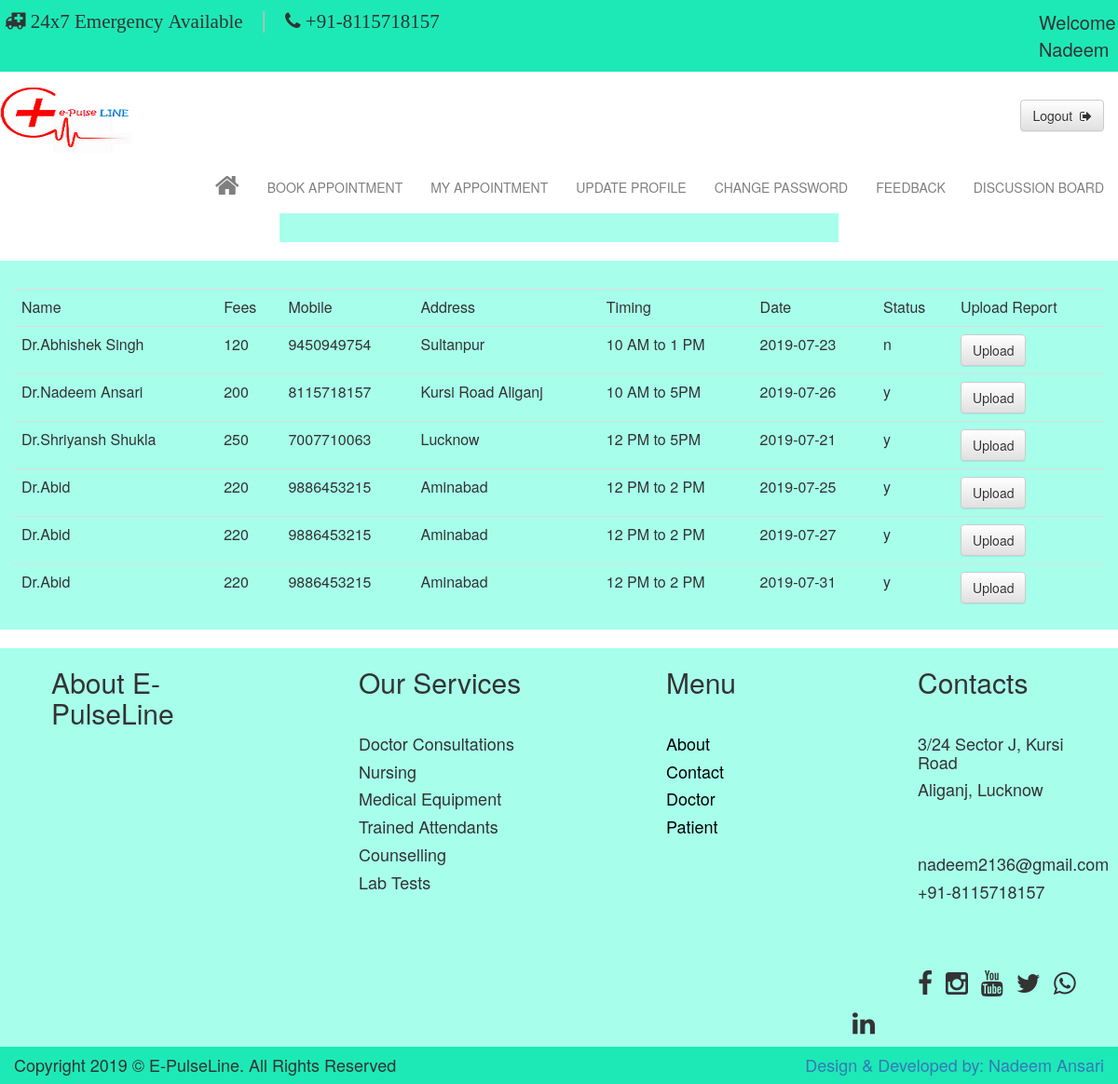
The page /pmyappointment.php?msg=1 (signed in) on the database its author committed.
### tables this page shows
CREATE TABLE IF NOT EXISTS `tbl_patient` (
  `patid` int(11) NOT NULL AUTO_INCREMENT,
  `name` varchar(60) NOT NULL,
  `fname` varchar(60) NOT NULL,
  `gender` varchar(6) NOT NULL,
  `email` varchar(30) NOT NULL,
  `password` varchar(20) NOT NULL,
  `mobile` varchar(13) NOT NULL,
  `age` int(3) NOT NULL,
  `address` varchar(30) NOT NULL,
  `date` varchar(10) NOT NULL,
  `status` varchar(6) NOT NULL DEFAULT 'n',
  PRIMARY KEY (`patid`)
);

CREATE TABLE IF NOT EXISTS `tbl_appointment` (
  `appid` int(11) NOT NULL AUTO_INCREMENT,
  `patid` int(11) NOT NULL,
  `docid` int(11) NOT NULL,
  `date` varchar(10) NOT NULL,
  `status` varchar(15) NOT NULL,
  PRIMARY KEY (`appid`)
);

CREATE TABLE IF NOT EXISTS `tbl_doctor` (
  `docid` int(11) NOT NULL AUTO_INCREMENT,
  `name` varchar(60) NOT NULL,
  `gender` varchar(6) NOT NULL,
  `email` varchar(30) NOT NULL,
  `password` varchar(30) NOT NULL,
  `address` varchar(30) NOT NULL,
  `mobile` varchar(13) NOT NULL,
  `fees` int(11) NOT NULL,
  `speciality` varchar(20) NOT NULL,
  `timing` varchar(15) NOT NULL,
  `pic` varchar(100) NOT NULL,
  `date` varchar(10) NOT NULL,
  `status` varchar(6) NOT NULL DEFAULT 'n',
  PRIMARY KEY (`docid`)
);

### pmyappointment.php (the view, shortened to what this page needs)
<?php
$email=$_SESSION['patient'];
$query="select patid,name from tbl_patient where email='$email'";
$res=mysql_query($query);
if($row=mysql_fetch_array($res,MYSQL_BOTH))
{
	$patid=$row['patid'];
	$name=$row['name'];
}
$query1="select * from tbl_appointment where patid='$patid'";
$res1=mysql_query($query1);
?>
<html>
<head>
<link href="css/bootstrap.min.css" rel="stylesheet" type="text/css"/>
<link href="css/bootstrap-theme.min.css" rel="stylesheet" type="text/css"/>
<link href="css/font-awesome.min.css" rel="stylesheet" type="text/css"/>
</head>
<body>
<div class="container-fluid" style="min-height:1000px;">
<div class="row navbar-fixed-top" style="min-height:150px;margin-right:0px;background-color:white;">
<div class="row" style="min-height:50px;background-color:#1de9b6">
<div class="col-sm-8" style="min-height:50px;">
<i class="fa fa-ambulance fa-2x" style="margin-left:20px;margin-top:12px;font-size:21px;">
24x7 Emergency Available</i>
<span style="font-size:25px;color:#bdbdbd">|</span>
<i class="fa fa-phone fa-2x" style="margin-top:5px;font-size:21px;">
+91-8115718157</i>
</div>
<div class="col-sm-4" style="min-height:50px;">
<p style="font-size:20px;margin-top:10px;margin-left:300px;"><?php echo "Welcome ".$name;?></p>
</div>
</div>
<div class="row" style="min-height:100px;">
<nav style="margin-bottom:0px;">
  <div class="container-fluid">
   <div class="navbar-header">
        <img src="images/logo1.png" height="100px" width="160px;"/>
    </div>
    <div class="collapse navbar-collapse" id="bs-example-navbar-collapse-1">
	<ul class="navbar-right" style="margin-right:5px;margin-top:5px;">
        <a href="logout.php"><button type="button" class="btn btn-default" style="margin-right:10px;margin-top:25px;">Logout &nbsp;<i class="fa fa-sign-out"></i></button></a>
      </ul>
      <ul class="nav navbar-nav navbar-right">
       <li class="active"><a href="pprofile.php" style="color:grey;margin-top:20px;"><i class="fa fa-home fa-2x"></i><span class="sr-only">(current)</span></a></li>
        <li><a href="pbook.php" style="color:grey;margin-top:25px;">BOOK APPOINTMENT</a></li>
        <li><a href="pmyappointment.php" style="color:grey;margin-top:25px;">MY APPOINTMENT</a></li>
        <li><a href="pupdate.php" style="color:grey;margin-top:25px;">UPDATE PROFILE</a></li>
        <li><a href="pchange.php" style="color:grey;margin-top:25px;">CHANGE PASSWORD</a></li>
        <li><a href="pfeedback.php" style="color:grey;margin-top:25px;">FEEDBACK</a></li>
        <li><a href="pdiscuss.php" style="color:grey;margin-top:25px;">DISCUSSION BOARD</a></li>
      </ul>
    </div>
  </div>
</nav>
</div>
</div>
<div class="row" style="min-height:500px;margin-top:150px;">
<div class="col-sm-3" style="min-height:100px;margin-top:10px;">
</div>
<div class="col-sm-6" style="min-height:100px;margin-top:10px;background-color:#a7ffeb;">
<h1 align="center" style="margin-top:25px;">Your Appointments</h1>
</div>
<div class="col-sm-3" style="min-height:100px;margin-top:10px;">
</div>
<div class="col-sm-12" style="min-height:auto;margin-top:20px;background-color:#a7ffeb;">
<table class="table table-hover" align="center" style="margin-top:30px;">
<tr>
<td>Name</td>
<td>Fees</td>
<td>Mobile</td>
<td>Address</td>
<td>Timing</td>
<td>Date</td>
<td>Status</td>
<td>Upload Report</td>
</tr>
<?php
while($row1=mysql_fetch_array($res1,MYSQL_BOTH))
{
	$docid=$row1['docid'];
	$query2="select * from tbl_doctor where docid='$docid'";
	$res2=mysql_query($query2);
if($row2=mysql_fetch_array($res2,MYSQL_BOTH))
{
?>
<tr>
<td><?php echo $row2['name'];?></td>
<td><?php echo $row2['fees'];?></td>
<td><?php echo $row2['mobile'];?></td>
<td><?php echo $row2['address'];?></td>
<td><?php echo $row2['timing'];?></td>
<?php
}
?>
<td><?php echo $row1['date'];?></td>
<td><?php echo $row1['status'];?></td>
<td><a href="uploadreport.php?did=<?php echo $row2['docid'];?>"><input type="button" class="btn btn-default" value="Upload"/></a></td>
</tr>
<?php
}
?>
</table>
</div>
</div>
<div class="row" style="min-height:400px;background-color:#a7ffeb;margin-top:20px;">
<div class="col-sm-3" style="min-height:400px;">
<h2 style="margin-left:40px;">About E-PulseLine</h2>
<br/>
</div>
<div class="col-sm-3" style="min-height:400px;">
<h2 style="margin-left:70px;">Our Services</h2>
<br/>
<h4 style="margin-left:70px;">Doctor Consultations</h4>
<h4 style="margin-left:70px;">Nursing</h4>
<h4 style="margin-left:70px;">Medical Equipment</h4>
<h4 style="margin-left:70px;">Trained Attendants</h4>
<h4 style="margin-left:70px;">Counselling</h4>
<h4 style="margin-left:70px;">Lab Tests</h4>
</div>
<div class="col-sm-3" style="min-height:400px;">
<h2 style="margin-left:100px;">Menu</h2>
<br/>
<ul style="list-style-type:none;">
<li><a href="about.php"><h4 style="margin-left:60px;color:black;">About</h4></a></li>
<li><a href="contact.php"><h4 style="margin-left:60px;color:black;">Contact</h4></a></li>
<li><a href="doctor.php"><h4 style="margin-left:60px;color:black;">Doctor</h4></a></li>
<li><a href="patient.php"><h4 style="margin-left:60px;color:black;">Patient</h4></a></li>
</ul>
</div>
<div class="col-sm-3" style="min-height:400px;">
<h2 style="margin-left:70px;">Contacts</h2>
<br/>
<h4 style="margin-left:70px;">3/24 Sector J, Kursi Road</h4>
<h4 style="margin-left:70px;">Aliganj, Lucknow</h4>
<br/>
<br/>
<h4 style="margin-left:70px;">nadeem2136@gmail.com</h4>
<h4 style="margin-left:70px;">+91-8115718157</h4>
<br/>
<br/>
<br/>
<p class="fa fa-facebook fa-2x" style="margin-top:5px;margin-left:70px;margin-right:10px;"></p>
<p class="fa fa-instagram fa-2x" style="margin-top:5px;margin-right:10px;"></p>
<p class="fa fa-youtube fa-2x" style="margin-top:5px;margin-right:10px;"></p>
<p class="fa fa-twitter fa-2x" style="margin-top:5px;margin-right:10px;"></p>
<p class="fa fa-whatsapp fa-2x" style="margin-top:5px;margin-right:10px;"></p>
<p class="fa fa-linkedin fa-2x" style="margin-top:5px;"></p>
</div>
</div>
<div class="row" style="min-height:40px;background-color:#1de9b6">
<div class="col-sm-6">
<h4>Copyright 2019 &copy; E-PulseLine. All Rights Reserved</h4>
</div>
<div class="col-sm-6">
<p class="h4 navbar-right" style="margin-right:0px;"><a href="team.php">Design & Developed by: Nadeem Ansari</a></p>
</div>
</div>
</div>
</body>
</html>

### rows shown on the page
tbl_patient: name "Nadeem"
tbl_appointment: docid.name "Dr.Abhishek Singh", docid.fees "120", docid.mobile "9450949754", docid.address "Sultanpur", docid.timing "10 AM to 1 PM", date "2019-07-23", status "n"
tbl_appointment: docid.name "Dr.Nadeem Ansari", docid.fees "200", docid.mobile "8115718157", docid.address "Kursi Road Aliganj", docid.timing "10 AM to 5PM", date "2019-07-26", status "y"
tbl_appointment: docid.name "Dr.Shriyansh Shukla", docid.fees "250", docid.mobile "7007710063", docid.address "Lucknow", docid.timing "12 PM to 5PM", date "2019-07-21", status "y"
tbl_appointment: docid.name "Dr.Abid", docid.fees "220", docid.mobile "9886453215", docid.address "Aminabad", docid.timing "12 PM to 2 PM", date "2019-07-25", status "y"
tbl_appointment: docid.name "Dr.Abid", docid.fees "220", docid.mobile "9886453215", docid.address "Aminabad", docid.timing "12 PM to 2 PM", date "2019-07-27", status "y"
tbl_appointment: docid.name "Dr.Abid", docid.fees "220", docid.mobile "9886453215", docid.address "Aminabad", docid.timing "12 PM to 2 PM", date "2019-07-31", status "y"
